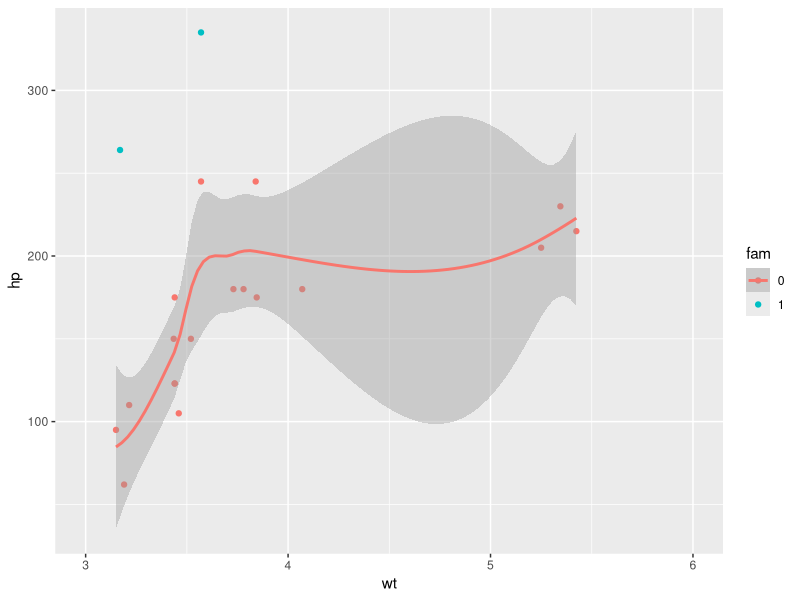
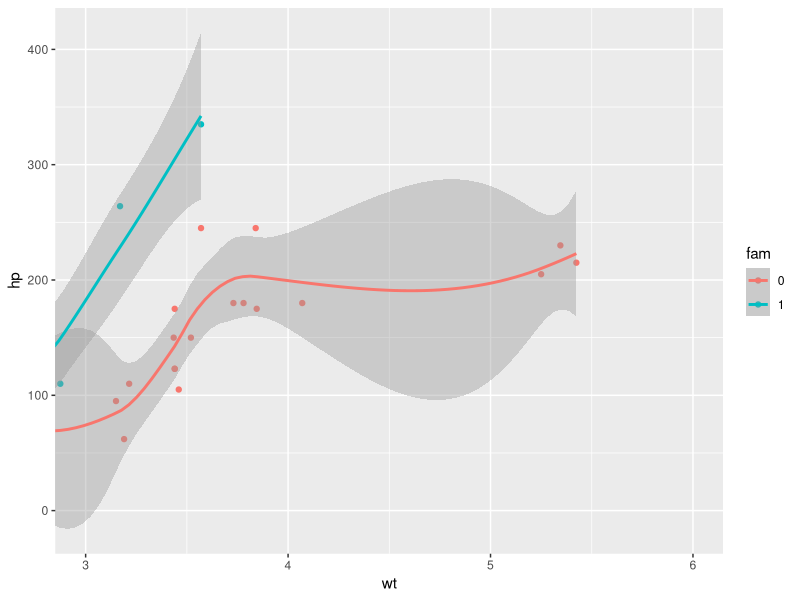
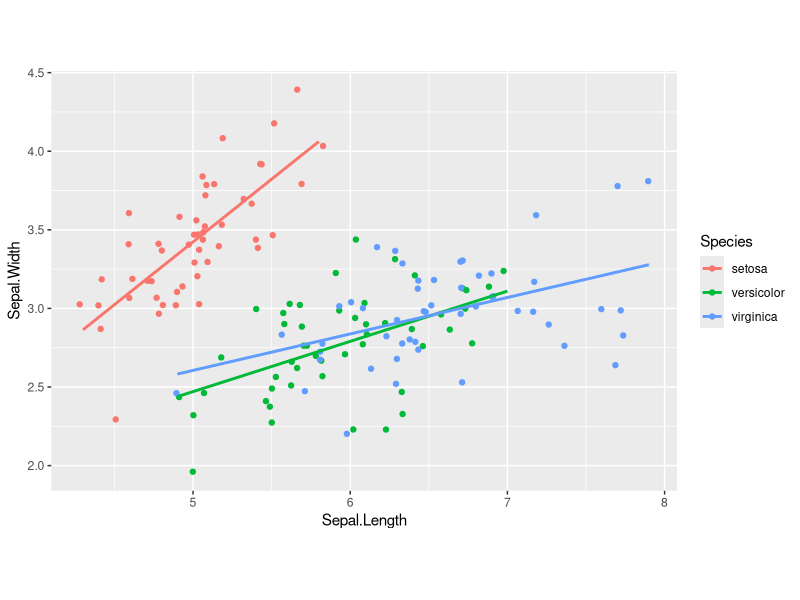
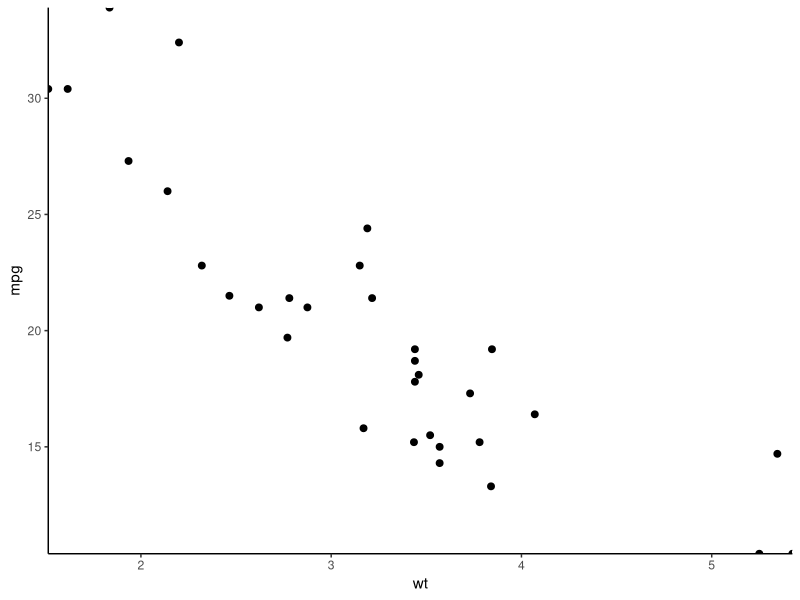
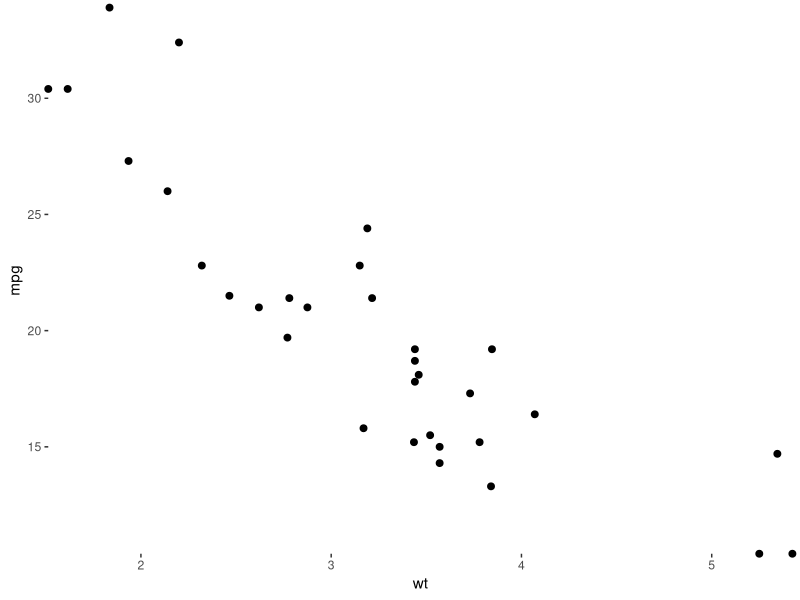
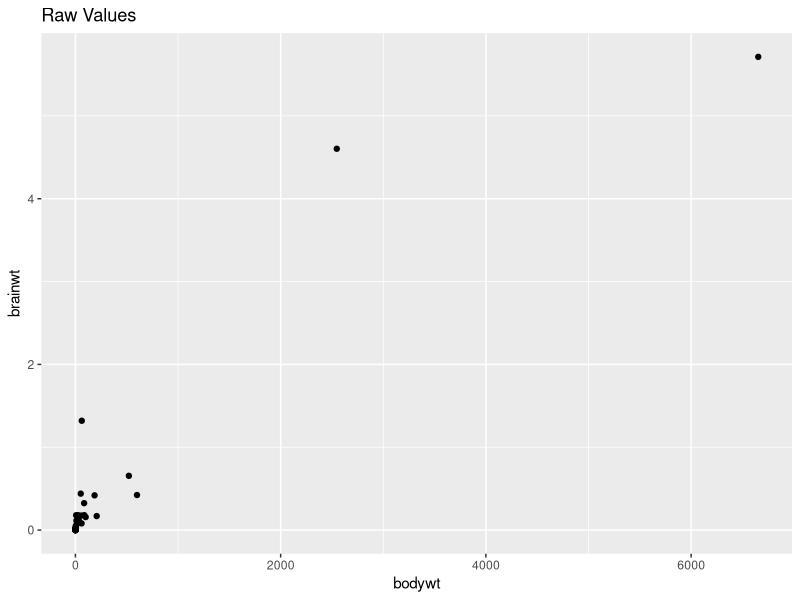
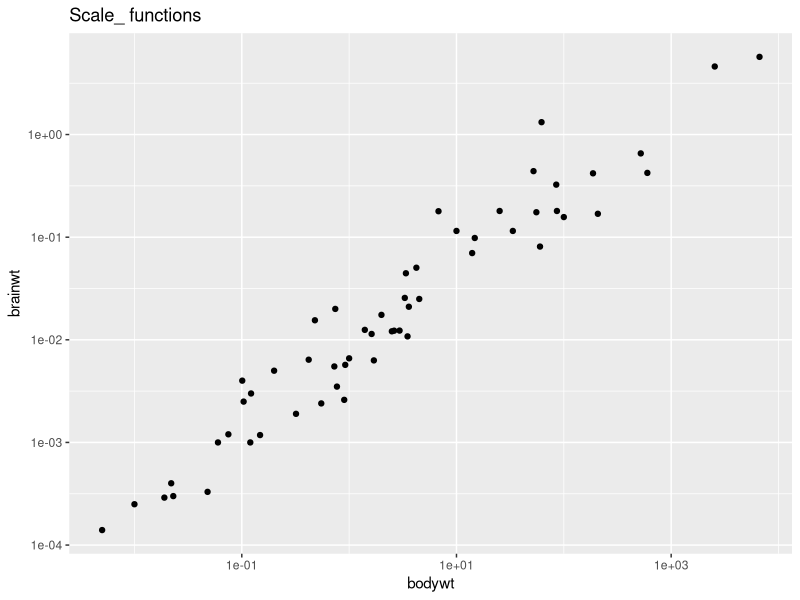
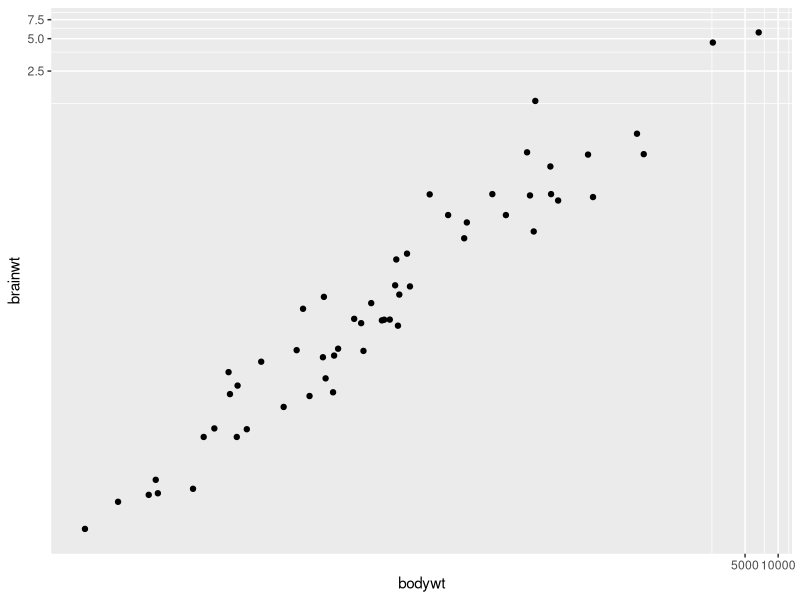

Here is the R script that generated these plots, in order: (Note: this script raises an error after producing the figures.)
data("iris")
data("mtcars")
data("msleep")
data("airquality")

# Change the fam and cyl columns from doubles to factors
mtcars$fam <- as.factor(mtcars$am)
mtcars$fcyl <- as.factor(mtcars$cyl)


library(ggplot2)
ggplot(mtcars, aes(x = wt, y = hp, color = fam)) +
  geom_point() +
  geom_smooth() +
  # Add a continuous x scale from 3 to 6
  scale_x_continuous(limits = c(3,6))


ggplot(mtcars, aes(x = wt, y = hp, color = fam)) +
  geom_point() +
  geom_smooth() +
  # Add Cartesian coordinates with x limits from 3 to 6
  coord_cartesian(xlim = c(3,6))


ggplot(iris, aes(x = Sepal.Length, y = Sepal.Width, color = Species)) +
  geom_jitter() +
  geom_smooth(method = "lm", se = FALSE) +
  # Fix the coordinate ratio
  coord_fixed(ratio = 1:1)

# The coord_*() layer functions offer two useful arguments that work well together: expand and clip.
# expand sets a buffer margin around the plot, so data and axes don't overlap. Setting expand to 0 draws the axes to the limits of the data.
# clip decides whether plot elements that would lie outside the plot panel are displayed or ignored ("clipped").
# When done properly this can make a great visual effect! We'll use theme_classic() and modify the axis lines in this example.

ggplot(mtcars, aes(wt, mpg)) +
  geom_point(size = 2) +
  # Add Cartesian coordinates with zero expansion
  coord_cartesian(expand = 0) +
  theme_classic()

ggplot(mtcars, aes(wt, mpg)) +
  geom_point(size = 2) +
  # Turn clipping off
  coord_cartesian(expand = 0, clip = "off") +
  theme_classic() +
  # Remove axis lines
  theme(axis.line = element_blank())


# Produce a scatter plot of brainwt vs. bodywt
ggplot(msleep, aes(bodywt, brainwt)) +
  geom_point() +
  ggtitle("Raw Values")


# Add scale_*_*() functions
ggplot(msleep, aes(bodywt, brainwt)) +
  geom_point() +
  scale_x_log10() +
  scale_y_log10() +
  ggtitle("Scale_ functions")


# Perform a log10 coordinate system transformation using cord_trans()
ggplot(msleep, aes(bodywt, brainwt)) +
  geom_point() +
  coord_trans(x = "log10",
              y = "log10")


# Plot with a scale_*_*() function:
ggplot(msleep, aes(bodywt, brainwt)) +
  geom_point() +
  geom_smooth(method = "lm", se = FALSE) +
  # Add a log10 x scale
  scale_x_log10() +
  # Add a log10 y scale
  scale_y_log10() +
  ggtitle("Scale functions")


# Plot with transformed coordinates using coord_trans()
ggplot(msleep, aes(bodywt, brainwt)) +
  geom_point() +
  geom_smooth(method = "lm", se = FALSE) +
  # Add a log10 coordinate transformation for x and y axes
  coord_trans(x = "log10",
              y = "log10")


# Using airquality, plot Temp vs. Date
ggplot(airquality, aes(Date, Temp)) +
  # Add a line layer
  geom_line() +
  labs(x = "Date (1973)", y = "Fahrenheit")


# Define breaks (Fahrenheit)
y_breaks <- c(59, 68, 77, 86, 95, 104)

# Convert y_breaks from Fahrenheit to Celsius
y_labels <- (y_breaks - 32) * 5 / 9

# Create a secondary x-axis
secondary_y_axis <- sec_axis(
  # Use identity transformation
  trans = identity,
  name = "Celsius",
  # Define breaks and labels as above
  breaks = y_breaks,
  labels = y_labels
)

# Examine the object
secondary_y_axis


# From previous step
y_breaks <- c(59, 68, 77, 86, 95, 104)
y_labels <- (y_breaks - 32) * 5 / 9
secondary_y_axis <- sec_axis(
  trans = identity,
  name = "Celsius",
  breaks = y_breaks,
  labels = y_labels
)

# Update the plot
ggplot(airquality, aes(Date, Temp)) +
  geom_line() +
  # Add the secondary y-axis 
  scale_y_continuous(sec.axis = secondary_y_axis) +
  labs(x = "Date (1973)", y = "Fahrenheit")


# Plot fcyl bars, filled by fam
ggplot(mtcars, aes(fcyl, fill = fam)) +
  # Place bars side by side
  geom_bar(position = "dodge")


ggplot(mtcars, aes(fcyl, fill = fam)) +
  geom_bar(position = "dodge") +
  # Flip the x and y coordinates
  coord_flip()


ggplot(mtcars, aes(fcyl, fill = fam)) +
  # Set a dodge width of 0.5 for partially overlapping bars
  geom_bar(position = position_dodge(0.5)) +
  coord_flip()


# Plot of wt vs. car
ggplot(mtcars, aes(car, wt)) +
  # Add a point layer
  geom_point() +
  labs(x = "car", y = "weight")


# Flip the axes to set car to the y axis
ggplot(mtcars, aes(car, wt)) +
  geom_point() +
  labs(x = "car", y = "weight") +
  coord_flip()


# Run the code, view the plot, then update it
ggplot(mtcars, aes(x = 1, fill = fcyl)) +
  geom_bar() +
  # Add a polar coordinate system
  coord_polar(theta = "y")


ggplot(mtcars, aes(x = 1, fill = fcyl)) +
  # Reduce the bar width to 0.1
  geom_bar(width = 0.1) +
  coord_polar(theta = "y") +
  # Add a continuous x scale from 0.5 to 1.5
  scale_x_continuous(limits = c(0.5, 1.5))
